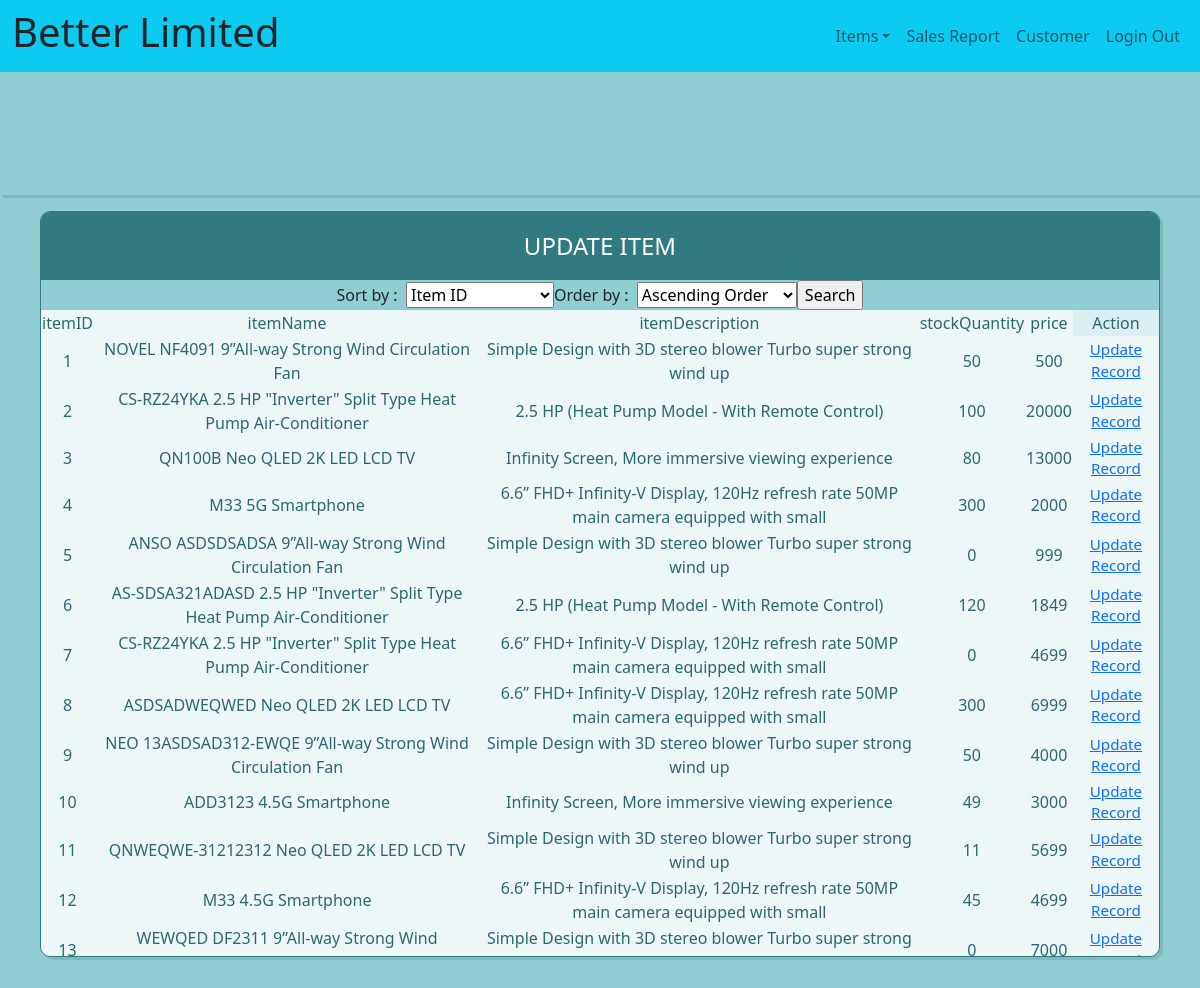
The page /Code/managerEditItems.php on the database its author committed.
### tables this page shows
CREATE TABLE `Item` (
  `itemID` int(11) NOT NULL,
  `itemName` varchar(255) NOT NULL,
  `itemDescription` text DEFAULT NULL,
  `stockQuantity` int(11) NOT NULL DEFAULT 0,
  `price` double NOT NULL
);

### Code/managerEditItems.php (the view, shortened to what this page needs)
<!DOCTYPE html>
<html>
<head>
  <link href="https://cdn.jsdelivr.net/npm/bootstrap@5.0.1/dist/css/bootstrap.min.css" rel="stylesheet">
    <link rel="stylesheet" href="https://cdnjs.cloudflare.com/ajax/libs/sweetalert/1.1.3/sweetalert.min.css">
  <link rel="stylesheet" href="css/managerEditItems.css">
</head>
<body>
<nav class="navbar navbar-expand-lg navbar-light bg-info">
    <div class="container-fluid">
        <h1>Better Limited</h1>
        <div class="collapse navbar-collapse " id="linkbar">
            <ul class="navbar-nav ms-auto">
                <li class="nav-item dropdown ms-auto">
                    <a href="#" class="nav-link dropdown-toggle" data-bs-toggle="dropdown">Items</a>
                </li>
                <li class="nav-item">
                    <a class="nav-link" href="managerSalesReport.php">Sales Report</a>
                </li>
                <li class="nav-item">
                    <a class="nav-link" href="managerCustomerRecord.php">Customer</a>
                </li>
                <li class="nav-item">
                    <a class="nav-link" href="Logout.php">Login Out</a>
                </li>
            </ul>
        </div>
    </div>
</nav>
<div id="container">
    <div class="smallTable">
        <?php
        extract($_GET);
        ?>
    </div>
    <?php
    require_once('Connection/conn.php');
    $sql = "SELECT * FROM item
            GROUP BY itemID
            ORDER BY itemID ASC;";
    $rs = mysqli_query($conn, $sql);
    echo<<<EOD
<form action="managerEditItems.php" method="post">
<div class="table-users">
    <div class="header">Update item</div>
   <tr>
<div style="display: flex;
align-items: center;
justify-content: center;
">
   <th> Sort by : &nbsp </th>
         <select name="OrderBy" style=""></div>
  <option value="itemID">Item ID</option>
  <option value="itemName">Item Name</option>
  <option value="itemDescription">Item Description</option>
  <option value="stockQuantity">Stock Quantity</option>
  <option value="price">Price</option>
</select>
         <th>Order by : &nbsp <select name="SortBy" >
  <option id="SortByAsc" value="asc">Ascending Order</option>
  <option id="SortByDes" value="desc">Descending Order</option>
</select></th>
<input type="submit" value="Search">
      </tr>
         </div>
    </form>
    <table cellspacing="0">
        <tbody>
        <thead>
        <tr>
         <td>itemID</td>
         <td>itemName</td>
         <td>itemDescription</td>
         <td>stockQuantity</td>
         <td>price</td>
            <th>Action</th>
        </tr>
        </thead>
EOD;
    while ($rc = mysqli_fetch_assoc($rs)) {
        extract($rc);
        echo <<<EOD
        <tr>
         <td>$itemID</td>
         <td>$itemName</td>
         <td>$itemDescription</td>
         <td>$stockQuantity</td>
         <td>$price</td>
         <td id="hi"><a href="managerEditItems.php?itemID=$itemID">Update Record</td>
        </tr>
        </tbody>
</div>
EOD;
    }
    ?>
</body>
</html>

### Code/css/managerEditItems.css (style rules this page uses)
body { background-color: #91ced4; }
body * { box-sizing: border-box; }
.header { background-color: #327a81; color: white; font-size: 1.5em; padding: 1rem; text-align: center; text-transform: uppercase; }
.table-users { border: 1px solid #327a81; border-radius: 10px; box-shadow: 3px 3px 0 rgba(0, 0, 0, 0.1); max-width: calc(100% - 5em); margin: 1em auto; overflow: hidden; overflow: scroll; height: 70vh; }
table th { text-align: center; }
table { width: 100%; height: 30px; }
table td, table th { color: #2b686e; }
table td { text-align: center; vertical-align: middle; }
table td:last-child { font-size: 0.95em; line-height: 1.4; text-align: left; }
table th { background-color: #daeff1; font-weight: 300; }
table tr:nth-child(2n+1) { background-color: #edf7f8; }
.smallTable { box-shadow: 3px 3px 0 rgba(0, 0, 0, 0.1); margin: 1em auto; overflow: hidden; height: 10vh; border-right: 0px; }
#hi { text-align: center; }

### rows shown on the page
item: itemID "1", itemName "NOVEL NF4091 9”All-way Strong Wind Circulation Fan", itemDescription "Simple Design with 3D stereo blower Turbo super strong wind up", stockQuantity "50", price "500"
item: itemID "2", itemName "CS-RZ24YKA 2.5 HP \"Inverter\" Split Type Heat Pump Air-Conditioner", itemDescription "2.5 HP (Heat Pump Model - With Remote Control)", stockQuantity "100", price "20000"
item: itemID "3", itemName "QN100B Neo QLED 2K LED LCD TV", itemDescription "Infinity Screen, More immersive viewing experience", stockQuantity "80", price "13000"
item: itemID "4", itemName "M33 5G Smartphone", itemDescription "6.6” FHD+ Infinity-V Display, 120Hz refresh rate 50MP main camera equipped with small", stockQuantity "300", price "2000"
item: itemID "5", itemName "ANSO ASDSDSADSA 9”All-way Strong Wind Circulation Fan", itemDescription "Simple Design with 3D stereo blower Turbo super strong wind up", stockQuantity "0", price "999"
item: itemID "6", itemName "AS-SDSA321ADASD 2.5 HP \"Inverter\" Split Type Heat Pump Air-Conditioner", itemDescription "2.5 HP (Heat Pump Model - With Remote Control)", stockQuantity "120", price "1849"
item: itemID "7", itemName "CS-RZ24YKA 2.5 HP \"Inverter\" Split Type Heat Pump Air-Conditioner", itemDescription "6.6” FHD+ Infinity-V Display, 120Hz refresh rate 50MP main camera equipped with small", stockQuantity "0", price "4699"
item: itemID "8", itemName "ASDSADWEQWED Neo QLED 2K LED LCD TV", itemDescription "6.6” FHD+ Infinity-V Display, 120Hz refresh rate 50MP main camera equipped with small", stockQuantity "300", price "6999"
item: itemID "9", itemName "NEO 13ASDSAD312-EWQE 9”All-way Strong Wind Circulation Fan", itemDescription "Simple Design with 3D stereo blower Turbo super strong wind up", stockQuantity "50", price "4000"
item: itemID "10", itemName "ADD3123 4.5G Smartphone", itemDescription "Infinity Screen, More immersive viewing experience", stockQuantity "49", price "3000"
item: itemID "11", itemName "QNWEQWE-31212312 Neo QLED 2K LED LCD TV", itemDescription "Simple Design with 3D stereo blower Turbo super strong wind up", stockQuantity "11", price "5699"
item: itemID "12", itemName "M33 4.5G Smartphone", itemDescription "6.6” FHD+ Infinity-V Display, 120Hz refresh rate 50MP main camera equipped with small", stockQuantity "45", price "4699"
item: itemID "13", itemName "WEWQED DF2311 9”All-way Strong Wind…", itemDescription "Simple Design with 3D stereo blower Turbo super strong…", stockQuantity "0", price "7000"
